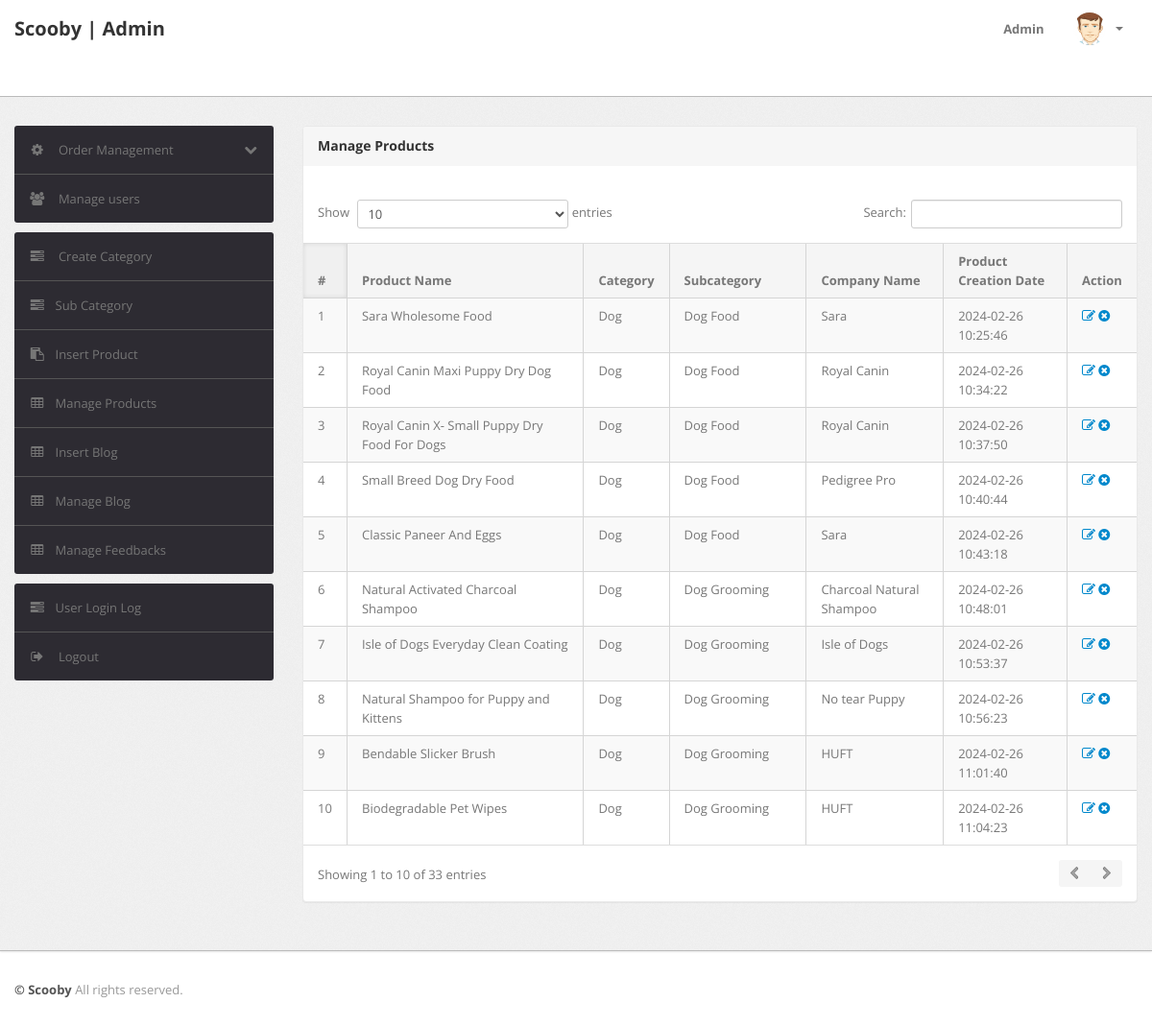
/admin/manage-products.php (signed in), run on the app's committed database.
### tables this page shows
CREATE TABLE `products` (
  `id` int(11) NOT NULL,
  `category` int(11) NOT NULL,
  `subCategory` int(11) DEFAULT NULL,
  `productName` varchar(255) DEFAULT NULL,
  `productCompany` varchar(255) DEFAULT NULL,
  `productPrice` int(11) DEFAULT NULL,
  `productPriceBeforeDiscount` int(11) DEFAULT NULL,
  `productDescription` longtext DEFAULT NULL,
  `productImage1` varchar(255) DEFAULT NULL,
  `productImage2` varchar(255) DEFAULT NULL,
  `productImage3` varchar(255) DEFAULT NULL,
  `shippingCharge` int(11) DEFAULT NULL,
  `productAvailability` varchar(255) DEFAULT NULL,
  `postingDate` timestamp NULL DEFAULT current_timestamp(),
  `updationDate` varchar(255) DEFAULT NULL
);

CREATE TABLE `category` (
  `id` int(11) NOT NULL,
  `categoryName` varchar(255) DEFAULT NULL,
  `categoryDescription` longtext DEFAULT NULL,
  `creationDate` timestamp NOT NULL DEFAULT current_timestamp(),
  `updationDate` varchar(255) DEFAULT NULL
);

CREATE TABLE `subcategory` (
  `id` int(11) NOT NULL,
  `categoryid` int(11) DEFAULT NULL,
  `subcategory` varchar(255) DEFAULT NULL,
  `creationDate` timestamp NULL DEFAULT current_timestamp(),
  `updationDate` varchar(255) DEFAULT NULL
);

### admin/manage-products.php (the view, shortened to what this page needs)
<?php
include('include/config.php');
if(strlen($_SESSION['alogin'])==0)
	{
header('location:index.php');
}
else{
?>
<!DOCTYPE html>
<html lang="en">
<head>
	<link type="text/css" href="bootstrap/css/bootstrap.min.css" rel="stylesheet">
	<link type="text/css" href="bootstrap/css/bootstrap-responsive.min.css" rel="stylesheet">
	<link type="text/css" href="css/theme.css" rel="stylesheet">
	<link type="text/css" href="images/icons/css/font-awesome.css" rel="stylesheet">
</head>
<body>
<?php include('include/header.php');?>
	<div class="wrapper">
		<div class="container">
			<div class="row">
<?php include('include/sidebar.php');?>
			<div class="span9">
					<div class="content">
	<div class="module">
							<div class="module-head">
								<h3>Manage Products</h3>
							</div>
							<div class="module-body table">
									<br />
								<table cellpadding="0" cellspacing="0" border="0" class="datatable-1 table table-bordered table-striped	 display" width="100%">
									<thead>
										<tr>
											<th>#</th>
											<th>Product Name</th>
											<th>Category </th>
											<th>Subcategory</th>
											<th>Company Name</th>
											<th>Product Creation Date</th>
											<th>Action</th>
										</tr>
									</thead>
									<tbody>
<?php $query=mysqli_query($con,"select products.*,category.categoryName,subcategory.subcategory from products join category on category.id=products.category join subcategory on subcategory.id=products.subCategory");
$cnt=1;
while($row=mysqli_fetch_array($query))
{
?>
										<tr>
											<td><?php echo htmlentities($cnt);?></td>
											<td><?php echo htmlentities($row['productName']);?></td>
											<td><?php echo htmlentities($row['categoryName']);?></td>
											<td> <?php echo htmlentities($row['subcategory']);?></td>
											<td><?php echo htmlentities($row['productCompany']);?></td>
											<td><?php echo htmlentities($row['postingDate']);?></td>
											<td>
											<a href="edit-products.php?id=<?php echo $row['id']?>" ><i class="icon-edit"></i></a>
											<a href="manage-products.php?id=<?php echo $row['id']?>&del=delete" onClick="return confirm('Are you sure you want to delete?')"><i class="icon-remove-sign"></i></a></td>
										</tr>
										<?php $cnt=$cnt+1; } ?>
								</table>
							</div>
						</div>
					</div>
				</div>
			</div>
		</div>
	</div>
<?php include('include/footer.php');?>
</body>
<?php } ?>

### admin/include/header.php (shortened to what this page needs)
<div class="navbar navbar-fixed-top">
		<div class="navbar-inner">
			<div class="container">
			  	<a class="brand" href="index.html">
			  		Scooby | Admin
			  	</a>
				<div class="nav-collapse collapse navbar-inverse-collapse">
					<ul class="nav pull-right">
						<li><a href="#">
							Admin
						</a></li>
						<li class="nav-user dropdown">
							<a href="#" class="dropdown-toggle" data-toggle="dropdown">
								<img src="images/user.png" class="nav-avatar" />
								<b class="caret"></b>
							</a>
						</li>
					</ul>
				</div>
			</div>
		</div>
	</div>

### admin/include/sidebar.php (shortened to what this page needs)
<div class="span3">
					<div class="sidebar">
<ul class="widget widget-menu unstyled">
							<li>
								<a class="collapsed" data-toggle="collapse" href="#togglePages">
									<i class="menu-icon icon-cog"></i>
									<i class="icon-chevron-down pull-right"></i><i class="icon-chevron-up pull-right"></i>
									Order Management
								</a>
							</li>
							<li>
								<a href="manage-users.php">
									<i class="menu-icon icon-group"></i>
									Manage users
								</a>
							</li>
						</ul>
						<ul class="widget widget-menu unstyled">
                                <li><a href="category.php"><i class="menu-icon icon-tasks"></i> Create Category </a></li>
                                <li><a href="subcategory.php"><i class="menu-icon icon-tasks"></i>Sub Category </a></li>
                                <li><a href="insert-product.php"><i class="menu-icon icon-paste"></i>Insert Product </a></li>
                                <li><a href="manage-products.php"><i class="menu-icon icon-table"></i>Manage Products </a></li>
								<li><a href="insert-blog.php"><i class="menu-icon icon-table"></i>Insert Blog </a></li>
								<li><a href="manage-blogs.php"><i class="menu-icon icon-table"></i>Manage Blog </a></li>
								<li><a href="manage-feedbacks.php"><i class="menu-icon icon-table"></i>Manage Feedbacks </a></li>
                            </ul>
						<ul class="widget widget-menu unstyled">
							<li><a href="user-logs.php"><i class="menu-icon icon-tasks"></i>User Login Log </a></li>
							<li>
								<a href="logout.php">
									<i class="menu-icon icon-signout"></i>
									Logout
								</a>
							</li>
						</ul>
					</div>
				</div>

### admin/include/footer.php
<div class="footer">
	<div class="container">
		<b class="copyright">&copy; Scooby </b> All rights reserved.
	</div>
</div>

### data on the page
products: productName "Sara Wholesome Food", category.categoryName "Dog", subcategory.subcategory "Dog Food", productCompany "Sara", postingDate "2024-02-26 10:25:46"
products: productName "Royal Canin Maxi Puppy Dry Dog Food", category.categoryName "Dog", subcategory.subcategory "Dog Food", productCompany "Royal Canin", postingDate "2024-02-26 10:34:22"
products: productName "Royal Canin X- Small Puppy Dry Food For Dogs", category.categoryName "Dog", subcategory.subcategory "Dog Food", productCompany "Royal Canin", postingDate "2024-02-26 10:37:50"
products: productName "Small Breed Dog Dry Food", category.categoryName "Dog", subcategory.subcategory "Dog Food", productCompany "Pedigree Pro", postingDate "2024-02-26 10:40:44"
products: productName "Classic Paneer And Eggs", category.categoryName "Dog", subcategory.subcategory "Dog Food", productCompany "Sara", postingDate "2024-02-26 10:43:18"
products: productName "Natural Activated Charcoal Shampoo", category.categoryName "Dog", subcategory.subcategory "Dog Grooming", productCompany "Charcoal Natural Shampoo", postingDate "2024-02-26 10:48:01"
products: productName "Isle of Dogs Everyday Clean Coating", category.categoryName "Dog", subcategory.subcategory "Dog Grooming", productCompany "Isle of Dogs", postingDate "2024-02-26 10:53:37"
products: productName "Natural Shampoo for Puppy and Kittens", category.categoryName "Dog", subcategory.subcategory "Dog Grooming", productCompany "No tear Puppy", postingDate "2024-02-26 10:56:23"
products: productName "Bendable Slicker Brush", category.categoryName "Dog", subcategory.subcategory "Dog Grooming", productCompany "HUFT", postingDate "2024-02-26 11:01:40"
products: productName "Biodegradable Pet Wipes", category.categoryName "Dog", subcategory.subcategory "Dog Grooming", productCompany "HUFT", postingDate "2024-02-26 11:04:23"
